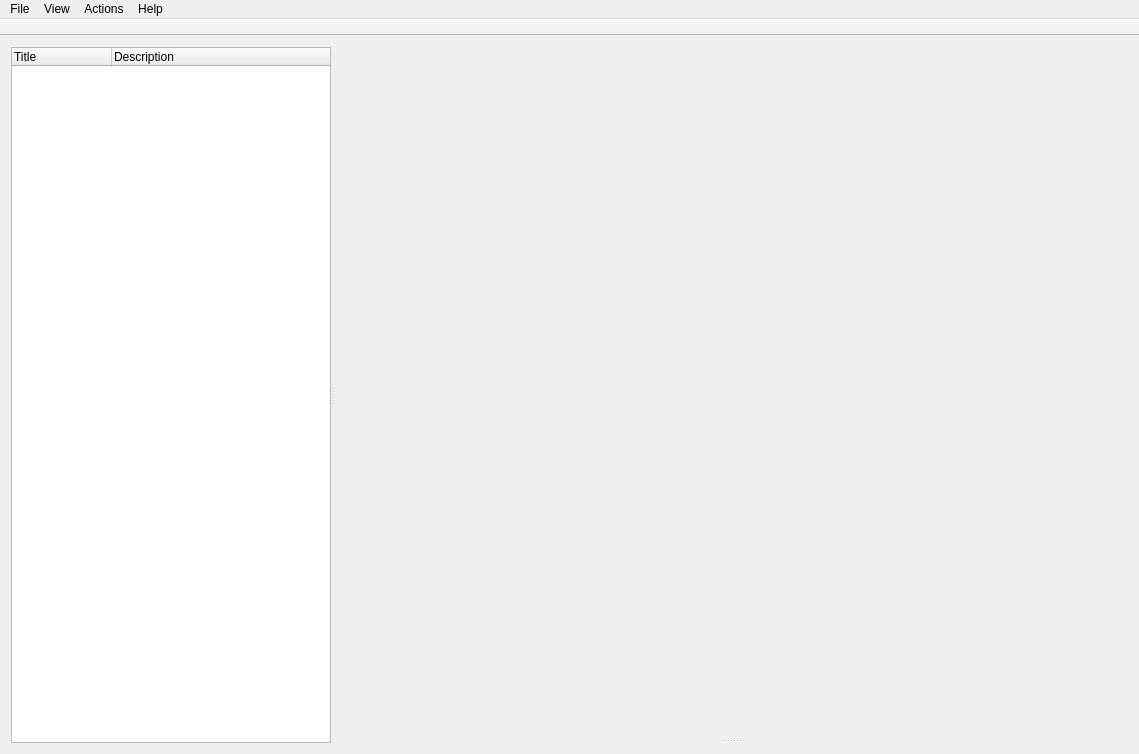
<?xml version="1.0" encoding="UTF-8"?>
<ui version="4.0">
 <class>MainWindow</class>
 <widget class="QMainWindow" name="MainWindow">
  <property name="geometry">
   <rect>
    <x>0</x>
    <y>0</y>
    <width>1139</width>
    <height>754</height>
   </rect>
  </property>
  <property name="sizePolicy">
   <sizepolicy hsizetype="Expanding" vsizetype="Expanding">
    <horstretch>0</horstretch>
    <verstretch>0</verstretch>
   </sizepolicy>
  </property>
  <property name="windowTitle">
   <string>CybertronVisualizer</string>
  </property>
  <property name="windowIcon">
   <iconset resource="res.qrc">
    <normaloff>:/app.ico</normaloff>:/app.ico</iconset>
  </property>
  <widget class="QWidget" name="centralWidget">
   <property name="sizePolicy">
    <sizepolicy hsizetype="Expanding" vsizetype="Preferred">
     <horstretch>0</horstretch>
     <verstretch>0</verstretch>
    </sizepolicy>
   </property>
   <property name="minimumSize">
    <size>
     <width>100</width>
     <height>100</height>
    </size>
   </property>
   <property name="maximumSize">
    <size>
     <width>16777215</width>
     <height>16777215</height>
    </size>
   </property>
   <layout class="QHBoxLayout" name="horizontalLayout">
    <item>
     <widget class="QSplitter" name="vSplitter">
      <property name="sizePolicy">
       <sizepolicy hsizetype="Expanding" vsizetype="Expanding">
        <horstretch>0</horstretch>
        <verstretch>0</verstretch>
       </sizepolicy>
      </property>
      <property name="orientation">
       <enum>Qt::Horizontal</enum>
      </property>
      <widget class="TreeWidget" name="treeWidget">
       <property name="enabled">
        <bool>true</bool>
       </property>
       <property name="sizePolicy">
        <sizepolicy hsizetype="Fixed" vsizetype="Expanding">
         <horstretch>0</horstretch>
         <verstretch>0</verstretch>
        </sizepolicy>
       </property>
       <property name="maximumSize">
        <size>
         <width>320</width>
         <height>16777215</height>
        </size>
       </property>
       <property name="verticalScrollBarPolicy">
        <enum>Qt::ScrollBarAlwaysOff</enum>
       </property>
       <property name="horizontalScrollBarPolicy">
        <enum>Qt::ScrollBarAlwaysOff</enum>
       </property>
       <property name="sizeAdjustPolicy">
        <enum>QAbstractScrollArea::AdjustIgnored</enum>
       </property>
       <property name="autoScroll">
        <bool>false</bool>
       </property>
       <property name="horizontalScrollMode">
        <enum>QAbstractItemView::ScrollPerItem</enum>
       </property>
       <column>
        <property name="text">
         <string>Title</string>
        </property>
       </column>
       <column>
        <property name="text">
         <string>Description</string>
        </property>
       </column>
      </widget>
      <widget class="QSplitter" name="hSplitter">
       <property name="orientation">
        <enum>Qt::Vertical</enum>
       </property>
       <widget class="SceneViewer" name="sceneWidget" native="true">
        <property name="sizePolicy">
         <sizepolicy hsizetype="Expanding" vsizetype="Expanding">
          <horstretch>0</horstretch>
          <verstretch>0</verstretch>
         </sizepolicy>
        </property>
       </widget>
       <widget class="QWidget" name="videoImageWidget" native="true">
        <property name="sizePolicy">
         <sizepolicy hsizetype="Preferred" vsizetype="Expanding">
          <horstretch>0</horstretch>
          <verstretch>0</verstretch>
         </sizepolicy>
        </property>
        <layout class="QGridLayout" name="videoImageGridLayout">
         <property name="leftMargin">
          <number>0</number>
         </property>
         <property name="topMargin">
          <number>0</number>
         </property>
         <property name="rightMargin">
          <number>0</number>
         </property>
         <property name="bottomMargin">
          <number>0</number>
         </property>
        </layout>
       </widget>
      </widget>
     </widget>
    </item>
   </layout>
  </widget>
  <widget class="QMenuBar" name="menuBar">
   <property name="geometry">
    <rect>
     <x>0</x>
     <y>0</y>
     <width>1139</width>
     <height>25</height>
    </rect>
   </property>
   <widget class="QMenu" name="menuFile">
    <property name="title">
     <string>File</string>
    </property>
    <addaction name="actionGlobal"/>
    <addaction name="separator"/>
    <addaction name="actionAddGrid"/>
    <addaction name="actionPointCloud"/>
    <addaction name="separator"/>
    <addaction name="actionExit"/>
   </widget>
   <widget class="QMenu" name="menuHelp">
    <property name="title">
     <string>Help</string>
    </property>
    <addaction name="actionLicense"/>
    <addaction name="actionAbout"/>
   </widget>
   <widget class="QMenu" name="menuView">
    <property name="title">
     <string>View</string>
    </property>
    <addaction name="actionOpenImage"/>
    <addaction name="actionOpenImages"/>
    <addaction name="actionDelImage"/>
    <addaction name="separator"/>
    <addaction name="actionRadar"/>
   </widget>
   <widget class="QMenu" name="menuActions">
    <property name="title">
     <string>Actions</string>
    </property>
    <addaction name="actionPlay"/>
    <addaction name="actionPause"/>
   </widget>
   <addaction name="menuFile"/>
   <addaction name="menuView"/>
   <addaction name="menuActions"/>
   <addaction name="menuHelp"/>
  </widget>
  <widget class="QToolBar" name="mainToolBar">
   <property name="movable">
    <bool>false</bool>
   </property>
   <property name="toolButtonStyle">
    <enum>Qt::ToolButtonTextBesideIcon</enum>
   </property>
   <property name="floatable">
    <bool>false</bool>
   </property>
   <attribute name="toolBarArea">
    <enum>TopToolBarArea</enum>
   </attribute>
   <attribute name="toolBarBreak">
    <bool>false</bool>
   </attribute>
  </widget>
  <action name="actionExit">
   <property name="text">
    <string>Exit</string>
   </property>
   <property name="shortcut">
    <string>F10</string>
   </property>
  </action>
  <action name="actionAbout">
   <property name="text">
    <string>About</string>
   </property>
  </action>
  <action name="actionPointCloud">
   <property name="icon">
    <iconset resource="res.qrc">
     <normaloff>:/pointcloud.png</normaloff>:/pointcloud.png</iconset>
   </property>
   <property name="text">
    <string>Show PointCloud</string>
   </property>
   <property name="shortcut">
    <string>F4</string>
   </property>
  </action>
  <action name="actionGlobal">
   <property name="checkable">
    <bool>true</bool>
   </property>
   <property name="checked">
    <bool>true</bool>
   </property>
   <property name="text">
    <string>Global</string>
   </property>
   <property name="shortcut">
    <string>F2</string>
   </property>
  </action>
  <action name="actionDelImage">
   <property name="enabled">
    <bool>false</bool>
   </property>
   <property name="icon">
    <iconset resource="res.qrc">
     <normaloff>:/closeimage.png</normaloff>:/closeimage.png</iconset>
   </property>
   <property name="text">
    <string>Del Image</string>
   </property>
   <property name="shortcut">
    <string>F7</string>
   </property>
  </action>
  <action name="actionAddGrid">
   <property name="icon">
    <iconset resource="res.qrc">
     <normaloff>:/grid.png</normaloff>:/grid.png</iconset>
   </property>
   <property name="text">
    <string>Show Grid</string>
   </property>
   <property name="shortcut">
    <string>F3</string>
   </property>
  </action>
  <action name="actionOpenImages">
   <property name="icon">
    <iconset resource="res.qrc">
     <normaloff>:/images.png</normaloff>:/images.png</iconset>
   </property>
   <property name="text">
    <string>Add Images</string>
   </property>
   <property name="shortcut">
    <string>F6</string>
   </property>
  </action>
  <action name="actionOpenImage">
   <property name="icon">
    <iconset resource="res.qrc">
     <normaloff>:/image.png</normaloff>:/image.png</iconset>
   </property>
   <property name="text">
    <string>Add Image</string>
   </property>
   <property name="shortcut">
    <string>F5</string>
   </property>
  </action>
  <action name="actionLicense">
   <property name="text">
    <string>License</string>
   </property>
  </action>
  <action name="actionPlay">
   <property name="icon">
    <iconset resource="res.qrc">
     <normaloff>:/play.png</normaloff>:/play.png</iconset>
   </property>
   <property name="text">
    <string>Play</string>
   </property>
   <property name="shortcut">
    <string>F8</string>
   </property>
  </action>
  <action name="actionPause">
   <property name="enabled">
    <bool>true</bool>
   </property>
   <property name="icon">
    <iconset resource="res.qrc">
     <normaloff>:/pause.png</normaloff>:/pause.png</iconset>
   </property>
   <property name="text">
    <string>Pause</string>
   </property>
   <property name="shortcut">
    <string>F9</string>
   </property>
  </action>
  <action name="actionRadar">
   <property name="text">
    <string>Radar</string>
   </property>
  </action>
 </widget>
 <layoutdefault spacing="6" margin="11"/>
 <customwidgets>
  <customwidget>
   <class>SceneViewer</class>
   <extends>QWidget</extends>
   <header>scene_viewer.h</header>
   <container>1</container>
   <slots>
    <slot>ChangeCameraType(int)</slot>
    <slot>ResetCameraPosAttitude()</slot>
   </slots>
  </customwidget>
  <customwidget>
   <class>TreeWidget</class>
   <extends>QTreeWidget</extends>
   <header location="global">treewidget.h</header>
  </customwidget>
 </customwidgets>
 <resources>
  <include location="res.qrc"/>
 </resources>
 <connections>
  <connection>
   <sender>actionExit</sender>
   <signal>triggered()</signal>
   <receiver>MainWindow</receiver>
   <slot>close()</slot>
   <hints>
    <hint type="sourcelabel">
     <x>-1</x>
     <y>-1</y>
    </hint>
    <hint type="destinationlabel">
     <x>199</x>
     <y>149</y>
    </hint>
   </hints>
  </connection>
  <connection>
   <sender>actionOpenImage</sender>
   <signal>triggered()</signal>
   <receiver>MainWindow</receiver>
   <slot>ActionOpenImage()</slot>
   <hints>
    <hint type="sourcelabel">
     <x>-1</x>
     <y>-1</y>
    </hint>
    <hint type="destinationlabel">
     <x>579</x>
     <y>409</y>
    </hint>
   </hints>
  </connection>
  <connection>
   <sender>actionPointCloud</sender>
   <signal>triggered()</signal>
   <receiver>MainWindow</receiver>
   <slot>ActionOpenPointCloud()</slot>
   <hints>
    <hint type="sourcelabel">
     <x>-1</x>
     <y>-1</y>
    </hint>
    <hint type="destinationlabel">
     <x>579</x>
     <y>409</y>
    </hint>
   </hints>
  </connection>
  <connection>
   <sender>actionDelImage</sender>
   <signal>triggered()</signal>
   <receiver>MainWindow</receiver>
   <slot>ActionDelVideoImage()</slot>
   <hints>
    <hint type="sourcelabel">
     <x>-1</x>
     <y>-1</y>
    </hint>
    <hint type="destinationlabel">
     <x>423</x>
     <y>350</y>
    </hint>
   </hints>
  </connection>
  <connection>
   <sender>actionAddGrid</sender>
   <signal>triggered()</signal>
   <receiver>MainWindow</receiver>
   <slot>ActionAddGrid()</slot>
   <hints>
    <hint type="sourcelabel">
     <x>-1</x>
     <y>-1</y>
    </hint>
    <hint type="destinationlabel">
     <x>423</x>
     <y>350</y>
    </hint>
   </hints>
  </connection>
  <connection>
   <sender>actionOpenImages</sender>
   <signal>triggered()</signal>
   <receiver>MainWindow</receiver>
   <slot>ActionOpenImages()</slot>
   <hints>
    <hint type="sourcelabel">
     <x>-1</x>
     <y>-1</y>
    </hint>
    <hint type="destinationlabel">
     <x>471</x>
     <y>379</y>
    </hint>
   </hints>
  </connection>
  <connection>
   <sender>actionDelImage</sender>
   <signal>toggled(bool)</signal>
   <receiver>MainWindow</receiver>
   <slot>CloseVideoImgViewer(bool)</slot>
   <hints>
    <hint type="sourcelabel">
     <x>-1</x>
     <y>-1</y>
    </hint>
    <hint type="destinationlabel">
     <x>489</x>
     <y>400</y>
    </hint>
   </hints>
  </connection>
  <connection>
   <sender>actionGlobal</sender>
   <signal>triggered(bool)</signal>
   <receiver>treeWidget</receiver>
   <slot>setVisible(bool)</slot>
   <hints>
    <hint type="sourcelabel">
     <x>-1</x>
     <y>-1</y>
    </hint>
    <hint type="destinationlabel">
     <x>148</x>
     <y>413</y>
    </hint>
   </hints>
  </connection>
  <connection>
   <sender>actionRadar</sender>
   <signal>triggered()</signal>
   <receiver>MainWindow</receiver>
   <slot>ActionOpenRadarChannel()</slot>
   <hints>
    <hint type="sourcelabel">
     <x>-1</x>
     <y>-1</y>
    </hint>
    <hint type="destinationlabel">
     <x>569</x>
     <y>376</y>
    </hint>
   </hints>
  </connection>
 </connections>
 <slots>
  <slot>ActionOpenImage()</slot>
  <slot>ActionOpenPointCloud()</slot>
  <slot>ActionDelVideoImage()</slot>
  <slot>ActionAddGrid()</slot>
  <slot>ActionOpenImages()</slot>
  <slot>CloseVideoImgViewer(bool)</slot>
  <slot>ActionOpenRadarChannel()</slot>
 </slots>
</ui>
